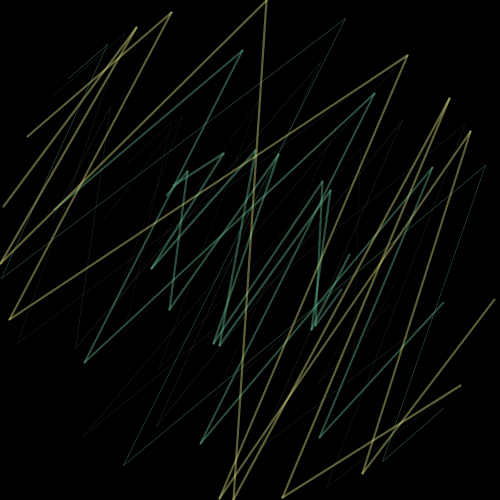
Frame 1 (no input)
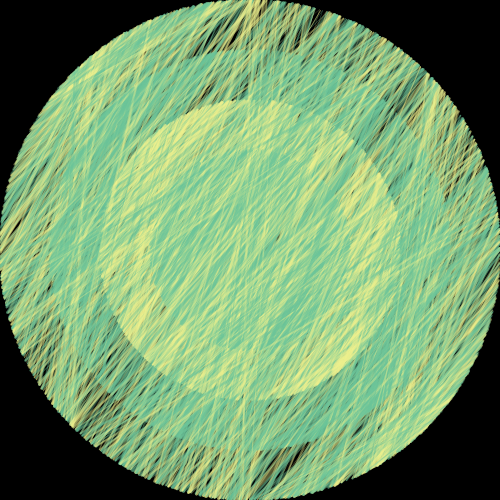
Frame 60 (the mouse pressed at the canvas centre just before this capture)
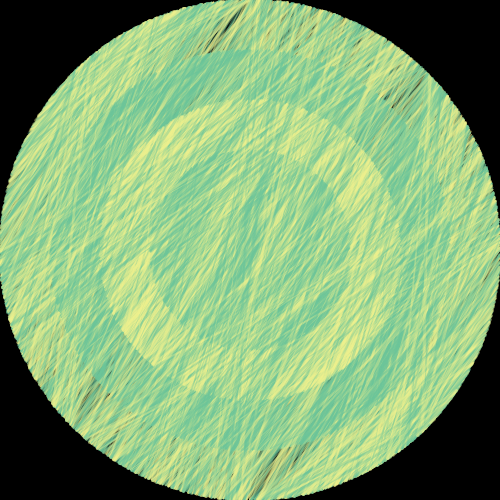
Frame 120 (the mouse held since frame 60 and released just before this capture)

The Processing sketch that drew these frames (run headless with seeded random() and noise(); from frame 60 on, the mouse is pressed at the canvas centre):

// Processing sketch: processing_141968
// ── processing_141968.pde




void setup() {
  size(500,500);
  background(0);
  smooth();
  frameRate(20);
  colorMode(RGB,255);

  

}

void drawCircle(int x,int y,int r){

  doSquiggles(x,y,r);
  doSquiggles(x,y,r);

  
}



void draw(){

  stroke(107,197,154,100);
  drawCircle( 250,250, 200);
  stroke(238,239,140,100);
  drawCircle( 250,250, 150);
  stroke(107,197,154,100);
  drawCircle( 250,250, 100);
   stroke(238,239,140,100);
  drawCircle( 250,250, 250);
   stroke(107,197,154,100);
   drawCircle( 250,250, 250);
}


float getX(int center, int radius, float deg){
  return center + cos( radians(deg)) * radius;
}


float getY(int center, int radius, float deg){
  return center + sin( radians(deg)) * radius;
}

void doSquiggles(int centerx,int centery, int lineRadius ){
 
  
  strokeWeight(random(3));
  float a = random(180,225);
  float b = random(225,270);
  float c = random(135,180);
  float d = random(270,315);
  float e = random(90,135);
  float f = random(315,360);
  float g = random(45,90);
  float h = random(0,45);
  
  //int center = 100;
  //int lineRadius = 50;
  
  line(getX(centerx,lineRadius,a), getY(centery,lineRadius,a), getX(centerx,lineRadius,b), getY(centery,lineRadius,b));
  line(getX(centerx,lineRadius,b), getY(centery,lineRadius,b), getX(centerx,lineRadius,c), getY(centery,lineRadius,c));
  line(getX(centerx,lineRadius,c), getY(centery,lineRadius,c), getX(centerx,lineRadius,d), getY(centery,lineRadius,d));
  line(getX(centerx,lineRadius,d), getY(centery,lineRadius,d), getX(centerx,lineRadius,e), getY(centery,lineRadius,e));
  line(getX(centerx,lineRadius,e), getY(centery,lineRadius,e), getX(centerx,lineRadius,f), getY(centery,lineRadius,f));
  line(getX(centerx,lineRadius,f), getY(centery,lineRadius,f), getX(centerx,lineRadius,g), getY(centery,lineRadius,g));
  line(getX(centerx,lineRadius,g), getY(centery,lineRadius,g), getX(centerx,lineRadius,h), getY(centery,lineRadius,h));
}
